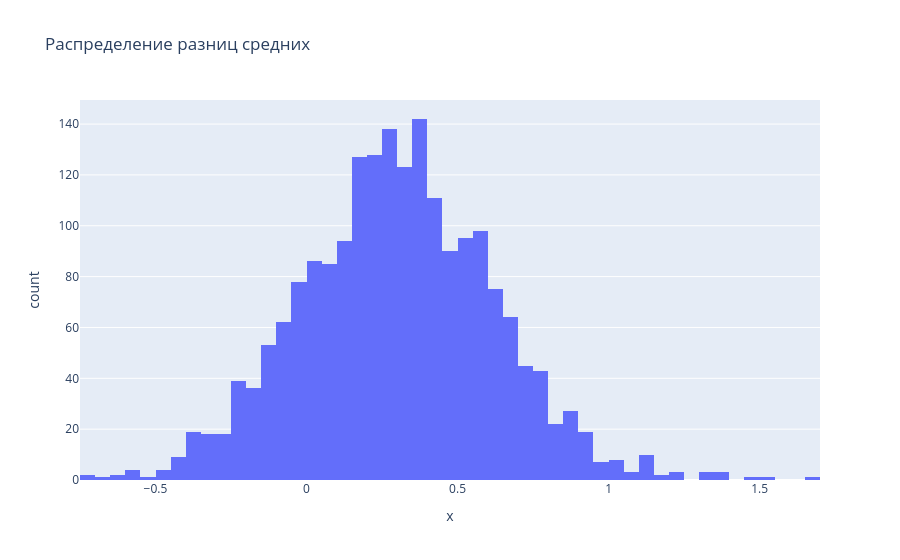

Notebook cell for this chart:
### Markdown cell above
### 7. Бутстрап

### Code cell
experiments_cnt = 2000

rng = np.random.default_rng(42)

means = []
for exp_ind in range(experiments_cnt):
    bootstrapA = rng.choice(groupA, groupA.size, replace=True)
    bootstrapB = rng.choice(groupB, groupB.size, replace=True)

    means.append(bootstrapB.mean() - bootstrapA.mean())

means = np.array(means)
fig = px.histogram(x=means, title="Распределение разниц средних")

fig.show()

p_2_5, p_97_5 = np.percentile(means, [2.5, 97.5])
print(f"95% ДИ: ({p_2_5:.3f}, {p_97_5:.3f})")
print(f"Доля muA >= muB: {means[means <= 0].size / experiments_cnt:.3f}")

### Figure 1 — Plotly figure (JSON) as saved in the notebook; plotly's stock layout.template omitted (floating-point values rounded to 4 significant figures; data arrays with more than 128 entries replaced by an {"elided": "..."} marker saying what was removed)
{"data": [{"bingroup": "x", "hovertemplate": "x=%{x}<br>count=%{y}<extra></extra>", "legendgroup": "", "marker": {"color": "#636efa", "pattern": {"shape": ""}}, "name": "", "orientation": "v", "showlegend": false, "type": "histogram", "x": {"elided": "2000 float values"}, "xaxis": "x", "yaxis": "y"}], "layout": {"barmode": "relative", "legend": {"tracegroupgap": 0}, "title": {"text": "Распределение разниц средних"}, "xaxis": {"anchor": "y", "domain": [0, 1], "title": {"text": "x"}}, "yaxis": {"anchor": "x", "domain": [0, 1], "title": {"text": "count"}}}}
